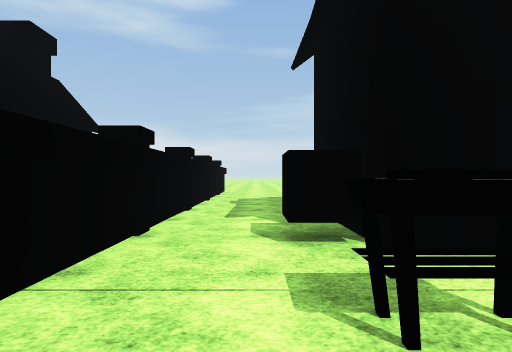
View 1 (above)

19 first-person views from a walk through a scene from a Unity 3-D project. The camera is 1.3 m above the floor, looks level and sees 80° across. The floor is counted in squares, 2 m on a side. Each view is taken from the middle of a square. On the plan, view 1 faces up. The plan holds only what a view shows up to about 10 squares ahead; the rest is blank. The place goes on beyond the plan. Flat ground stands in for the terrain. The player character is not drawn. Some surface patterns are stand-ins.

View 2
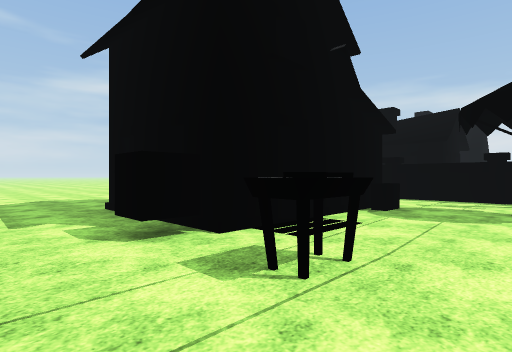

View 3
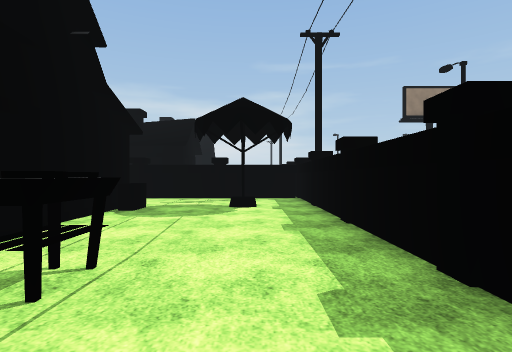

View 4
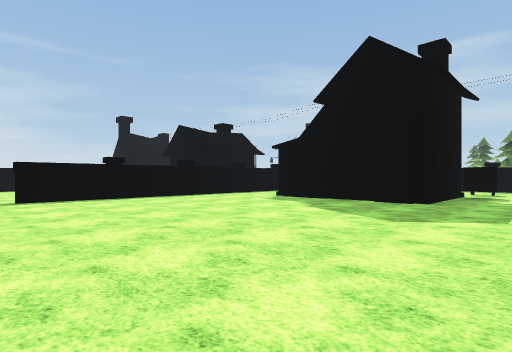

View 5
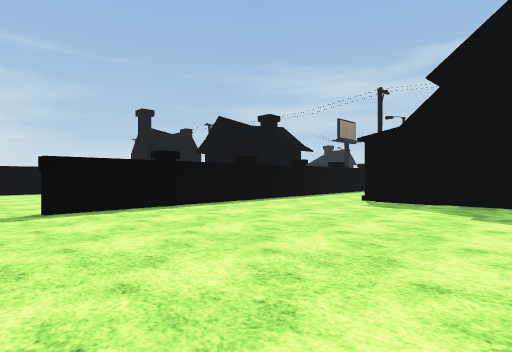

View 6
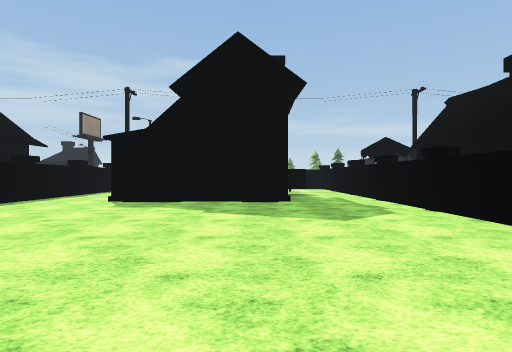

View 7
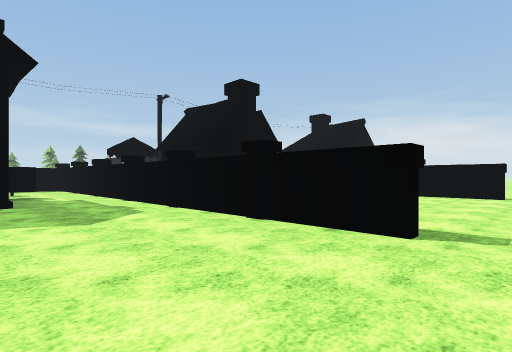

View 8
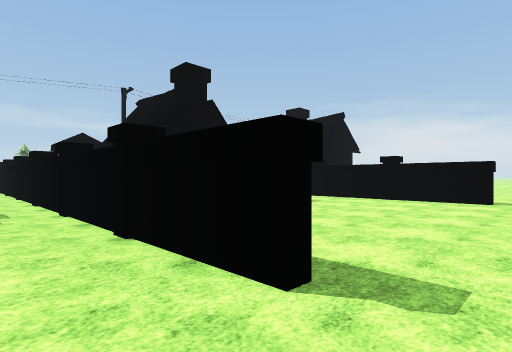

View 9
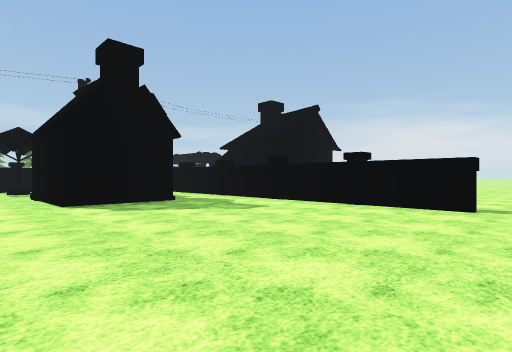

View 10
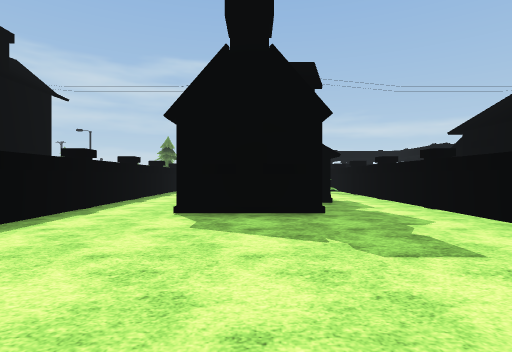

View 11
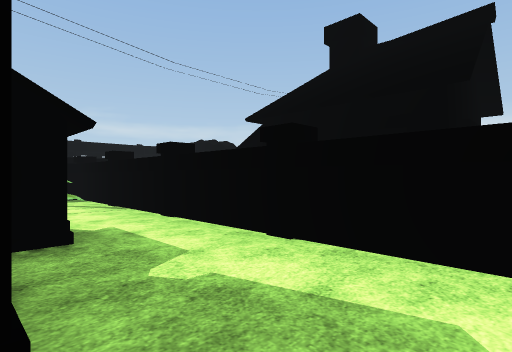

View 12
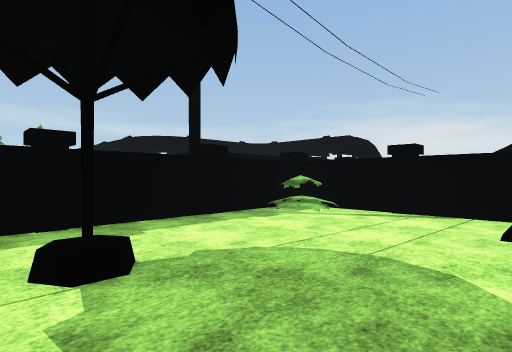

View 13
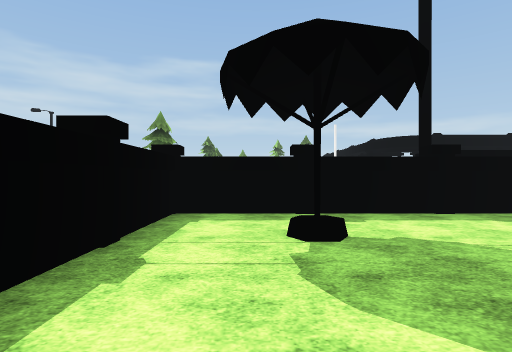

View 14
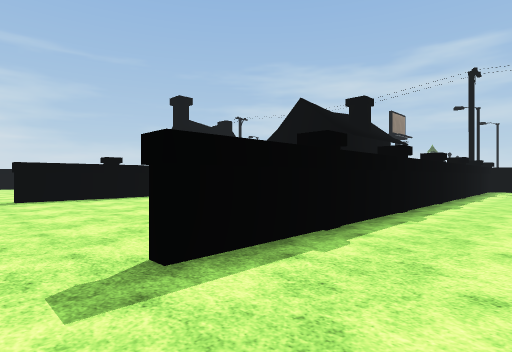

View 15
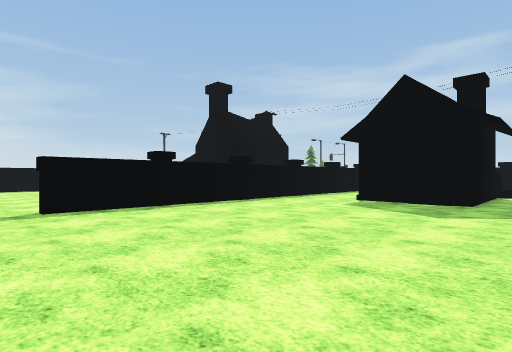

View 16
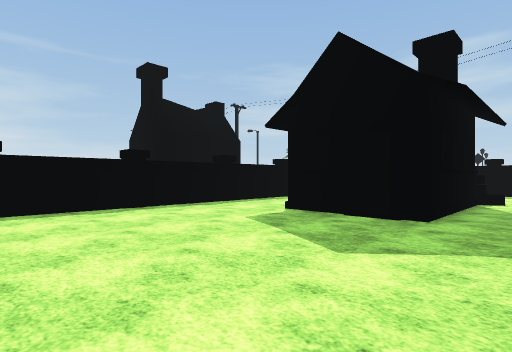

View 17
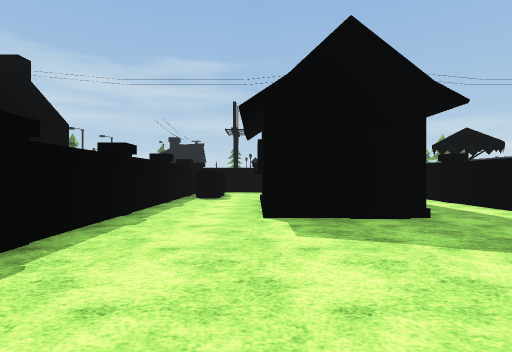

View 18
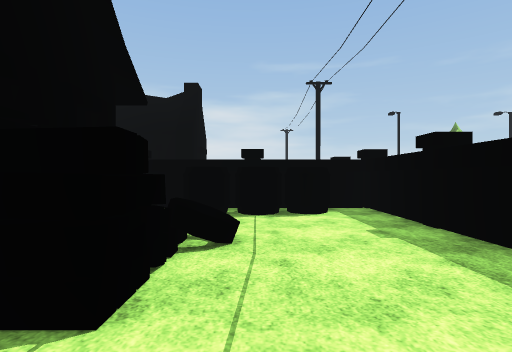

View 19
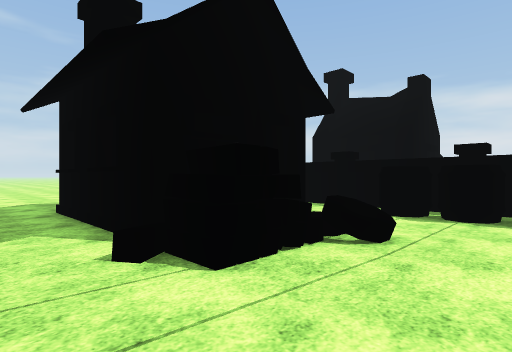

### Floor plan
Points are (right, up) in squares from view 1. A wall is a line through its corners. A room is listed if a view was taken in it or the views show most of it. See-through windows are left out.
Room 1 (views 1, 2, 3, 4, 5, 6, 7, 8, 14)
walls: (-1.3, 10) (-1.3, 1.2); (4.5, -1.3) (8, -1.3) (8, 13)
ways out: opening at (-2, 14) to room 2; opening at (8, 13.5) to room 3
objects: box (1, 3) to (1, 4); house (1, 5) to (5, 6); house (2, 3) to (5, 3); umbrella (6, 0)
Room 2 (views 9, 10, 11, 12, 13)
walls: (-1.6, 2) (-1.6, 7.6); (-8.5, 13) (-8.5, -1.3) (-4.9, -1.3)
ways out: opening at (-2, 14) to room 1; opening at (-9, 13.5); gap at (-4, 0)
objects: bush (-8, 0); house (-6, 5) to (-6, 6); umbrella (-4, 1); house (-4, 4) to (-4, 6)
Room 3 (views 15, 16, 17, 18, 19)
walls: (8.3, 5.5) (8.3, 2.5); (14.1, -1.3) (15.2, -1.3) (15.2, 13); (8.6, -1.3) (11, -1.3)
ways out: opening at (8, 13.5) to room 1; opening at (15, 13.5)
objects: house (10, 3); house (11, 6) to (12, 6); other object (12, 2); house (12, 3) to (13, 4); other object (14, 1); barrel (14, 2); other object (15, 0)

Positions as (right, up) in squares from view 1, and headings:
1: (0, 0), facing up
2: (-1, 0), facing up-right
3: (-1, 0), facing right
4: (-1, 14), facing down-right
5: (2, 14), facing down-right
6: (2, 14), facing down
7: (2, 14), facing down-left
8: (0, 14), facing down-left
9: (-2, 14), facing down-left
10: (-5, 12), facing down
11: (-6, 8), facing down-left
12: (-3, 3), facing down-left
13: (-3, 4), facing down
14: (6, 14), facing down-right
15: (9, 14), facing down-right
16: (9, 11), facing down-right
17: (13, 11), facing down
18: (9, 1), facing right
19: (9, 0), facing up-right
